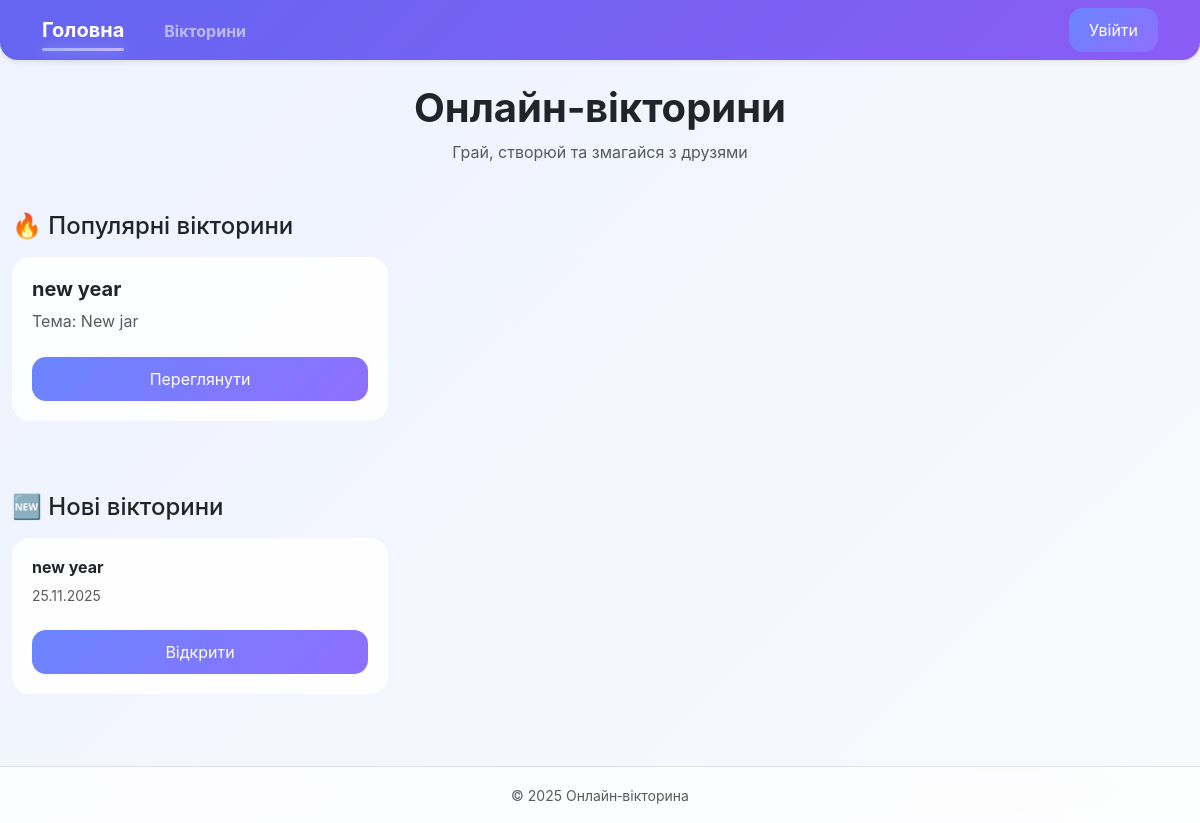
Before: / with the older database file.
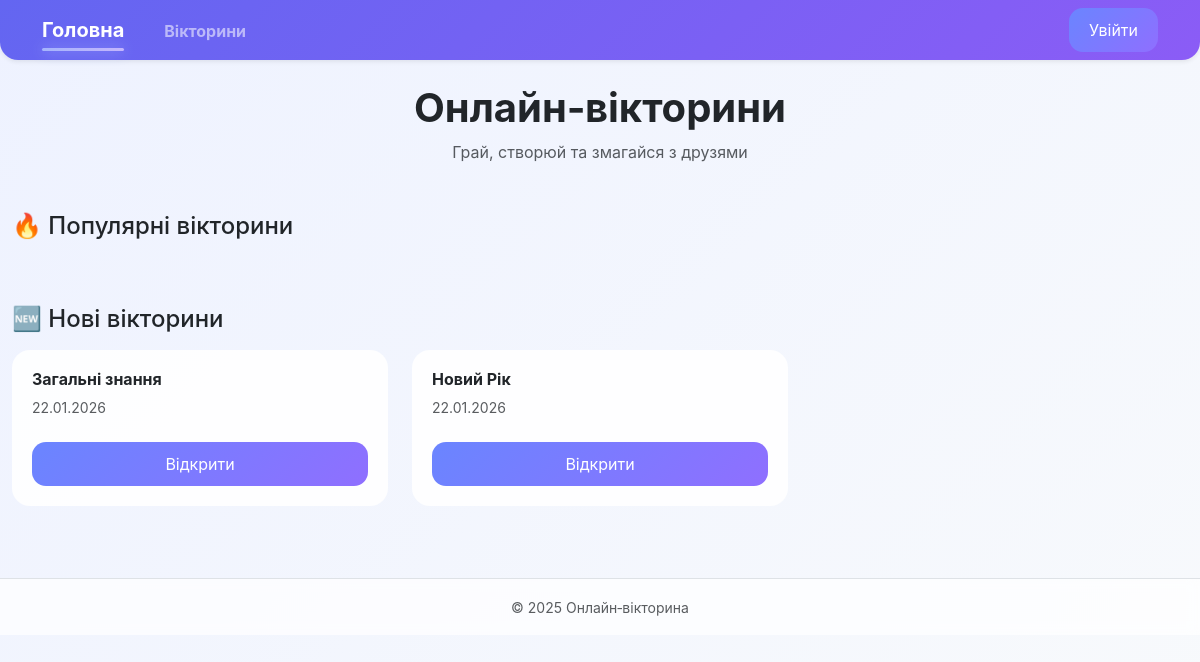
After: the same page with the newer database file.
### quiz/models.py (models this page shows, shortened)
class Quiz(models.Model):
    title = models.CharField(max_length=100, verbose_name="Назва вікторини")
    complexity = models.CharField(
        max_length=20,
        choices=[
            ('easy', 'Легка'),
            ('medium', 'Середня'),
            ('hard', 'Складна'),
        ],
        default='medium',
        verbose_name="Складність"
    )
    theme = models.CharField(max_length=50, verbose_name="Тема")
    author = models.ForeignKey(
        settings.AUTH_USER_MODEL,
        on_delete=models.CASCADE,
        related_name='quizzes',
        verbose_name="Автор"
    )
    que_time = models.PositiveIntegerField(default=30)
    que_count = models.PositiveIntegerField(default=10)
    created_at = models.DateTimeField(auto_now_add=True)

### core/views.py (the view)
# urls.py: path("", home, name="home"),
def home(request):
    popular_quizzes = (
        Quiz.objects
        .annotate(play_count=Count("results"))  # 👈 ВОТ ТУТ
        .filter(play_count__gte=5)
        .order_by("-play_count")[:6]
    )
    latest_quizzes = Quiz.objects.order_by("-created_at")[:6]
    return render(request, "home.html", {
        "popular_quizzes": popular_quizzes,
        "latest_quizzes": latest_quizzes,
    })

### core/templates/home.html (shortened to what this page needs)
{% extends "main.html" %}
{% block content %}
<div class="text-center mb-5">
    <h1 class="fw-bold">Онлайн‑вікторини</h1>
    <p class="text-muted">Грай, створюй та змагайся з друзями</p>
</div>
<h4 class="mb-3">🔥 Популярні вікторини</h4>
<div class="row mb-5">
    {% for quiz in popular_quizzes %}
    <div class="col-md-4 mb-4">
        <div class="quiz-card d-flex flex-column">
            <h5 class="fw-bold">{{ quiz.title }}</h5>
            <p class="text-muted mb-4">Тема: {{ quiz.theme }}</p>
            <a href="{% url 'quiz:detail' quiz.pk %}" class="btn btn-main mt-auto w-100">
                Переглянути
            </a>
        </div>
    </div>
    {% endfor %}
</div>
<h4 class="mb-3">🆕 Нові вікторини</h4>
<div class="row">
    {% for quiz in latest_quizzes %}
    <div class="col-md-4 mb-4">
        <div class="quiz-card d-flex flex-column">
            <h6 class="fw-bold">{{ quiz.title }}</h6>
            <p class="text-muted small mb-4">
                {{ quiz.created_at|date:"d.m.Y" }}
            </p>
            <a href="{% url 'quiz:detail' quiz.pk %}" class="btn btn-main mt-auto w-100">
                Відкрити
            </a>
        </div>
    </div>
    {% endfor %}
</div>
{% endblock %}

Changed rows visible on the page:
removed Quiz: title "new year", theme "New jar", created_at "25.11.2025"
added Quiz: title "Загальні знання", created_at "22.01.2026", shown under "🆕 Нові вікторини"
added Quiz: title "Новий Рік", created_at "22.01.2026", shown under "🆕 Нові вікторини"
